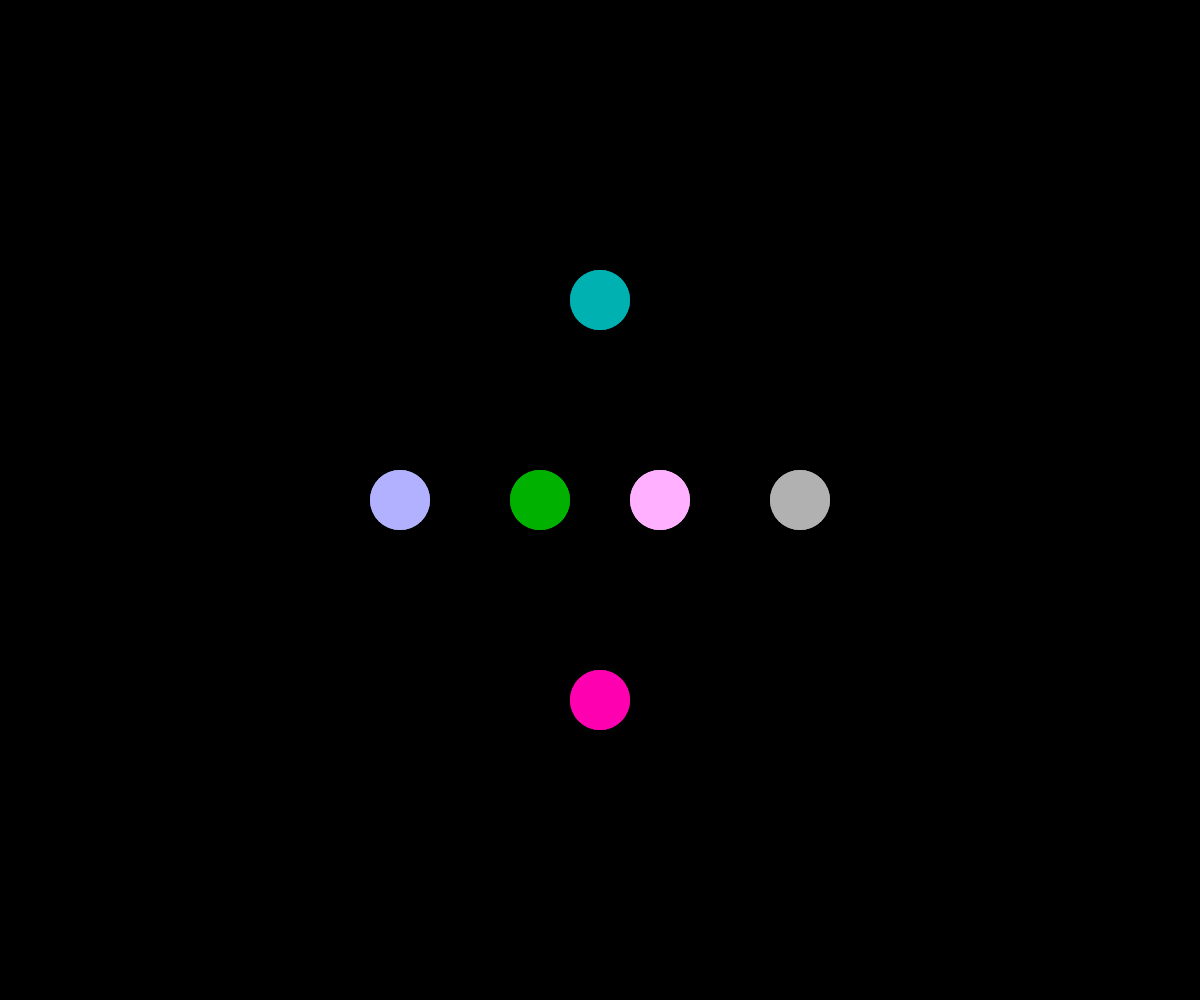
Frame 1 (no input)
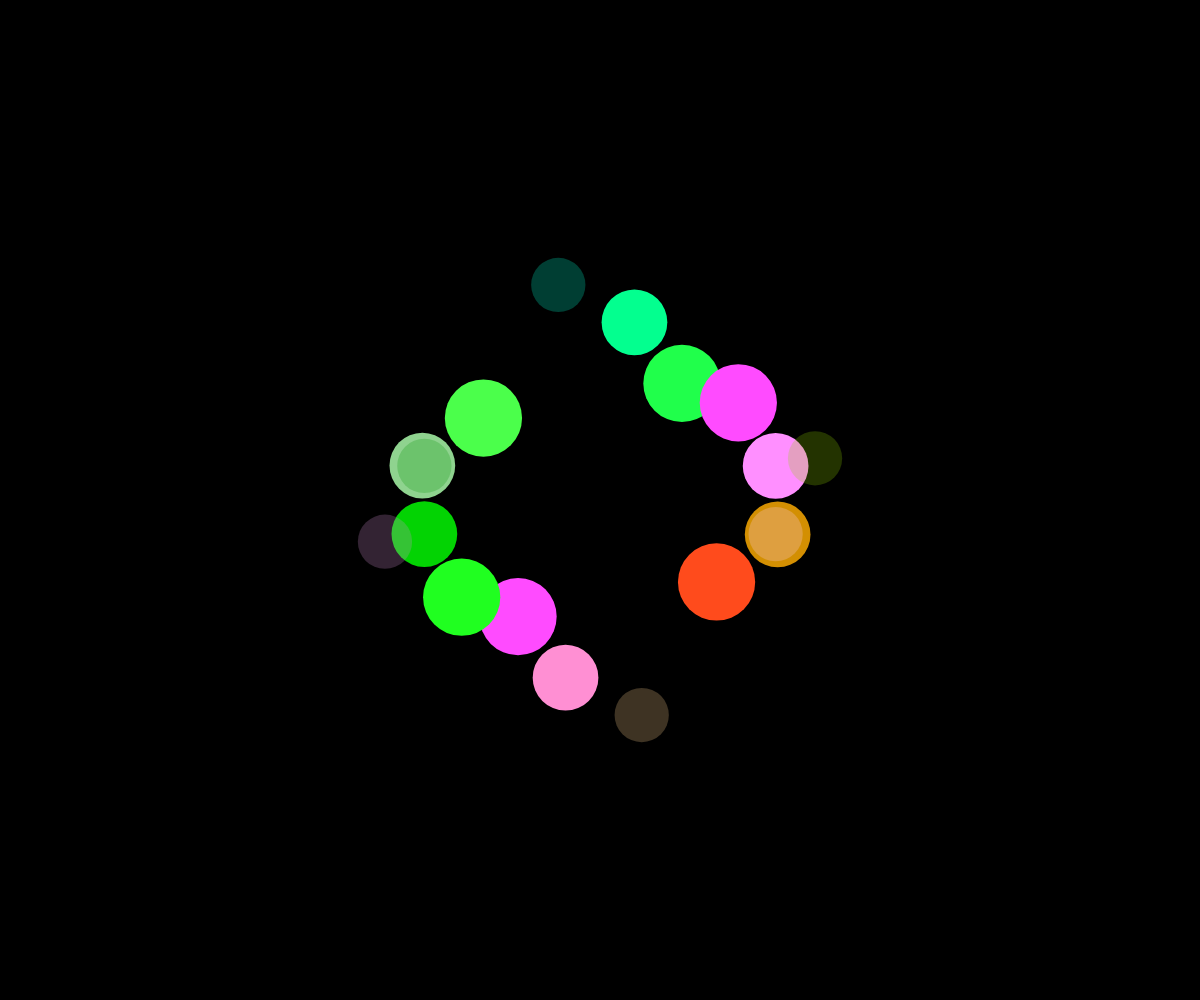
Frame 60 (no input)
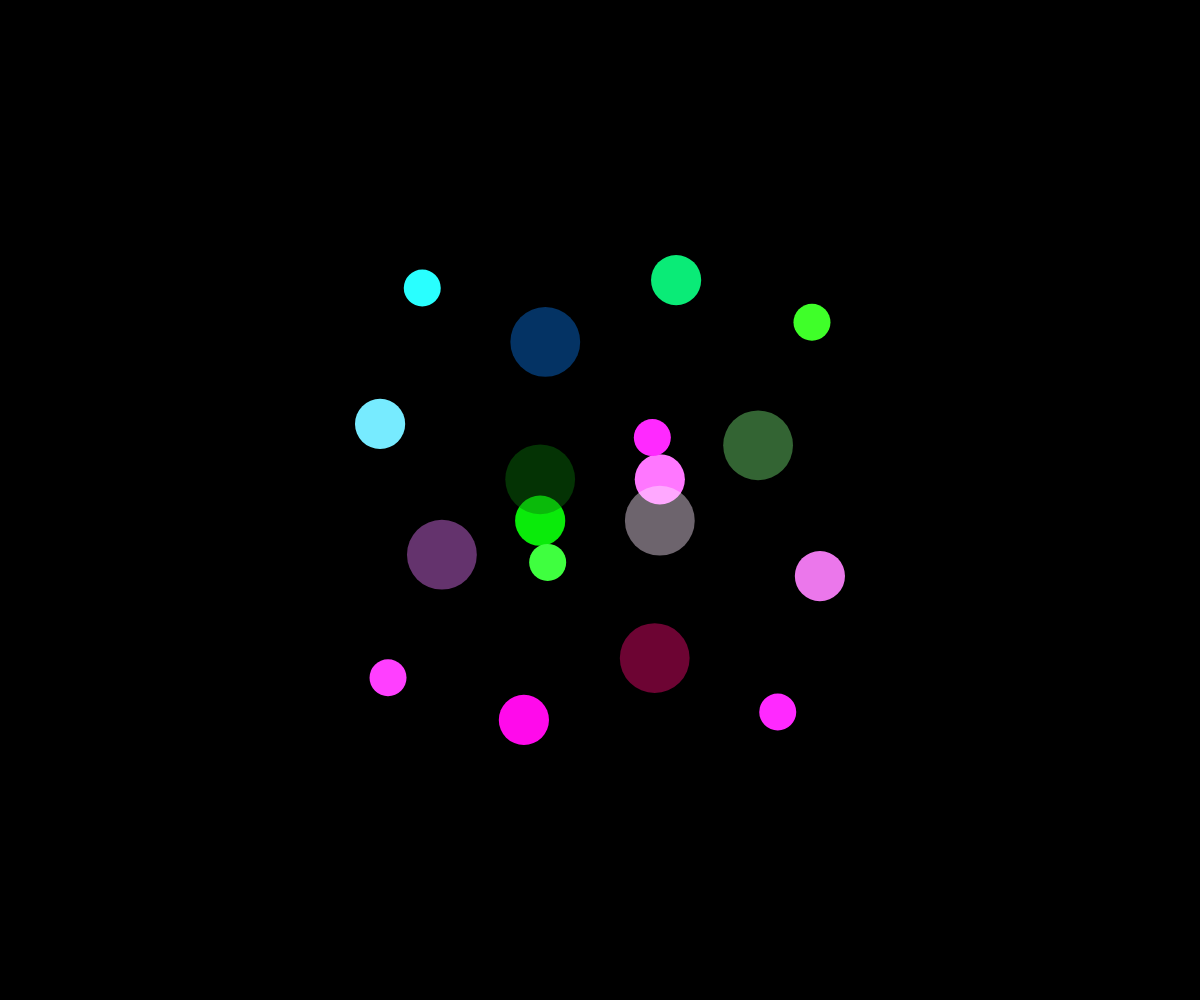
Frame 120 (the mouse pressed at the canvas centre since frame 60)

The p5.js sketch that drew these frames (run headless with seeded random() and noise() and a simulated clock; from frame 60 on, the mouse is pressed at the canvas centre):

// p5.js sketch
// ── sketch.js
var t = 0;
var button
var button2
var button3
var unit = 970 / 640
var PI = 3.1415926


function setup() {
    canvas = createCanvas(windowWidth, windowHeight)
    button = new TapButton()
    button2 = new TapButton()
    button3 = new TapButton()
}

function draw() {
  drawTwelfth();
  t+=1;
}

////////////// tap button object ////////////////
// kind of just for fun, but it's actually fun

function TapButton() {
    this.angularSpeed = 0.1;
    this.ovalRadius = 25 * unit
    this.originX = 530*unit
    this.originY = 1032*unit
    this.smallRadius = 15*unit
    this.bigRadius = 25*unit
    this.angleList = [0, PI, PI/2, -PI/2, 0, PI]
    this.alpha = 255
}

TapButton.prototype.draw = function() {
    push()
    noStroke()
    translate(this.originX, this.originY);
    for (i = 2; i < 6; i++){
        var x = this.bigRadius * cos(this.angleList[i])
        var y = this.bigRadius * sin(this.angleList[i])
        var r = (sin(this.angleList[i]) + 1)*177
        var g = (sin(this.angleList[(i+1)%5]) + 1)*177
        var b = (sin(this.angleList[(i+2)%5]) + 1)*177
        fill(r, g, b, this.alpha)        
        ellipseMode(CENTER)
        ellipse(x, y, this.ovalRadius, this.ovalRadius)
        this.angleList[i] -= this.angularSpeed
    }
    for (i = 0; i < 2; i++){
        var x = this.smallRadius * cos(this.angleList[i])
        var y = this.smallRadius * sin(this.angleList[i])
        var alpha1 = (x/this.smallRadius +1)*177
        var alpha2 = (y/this.smallRadius +1)*177
        fill(alpha1, alpha2, alpha1, this.alpha)
        ellipseMode(CENTER)
        ellipse(x, y, this.ovalRadius, this.ovalRadius)
        this.angleList[i] += this.angularSpeed
    }
    pop()
}

function drawTwelfth() {
    background(0)
    unit = 1135/1135
    if (t == 0) {
        //background(224, 114, 0)
        button.angularSpeed = 0.05
        button.originX = windowWidth/2
        button.originY = windowHeight/2
        button2.originX = windowWidth/2
        button2.originY = windowHeight/2
        button2.angularSpeed = -0.05

        button3.originX = windowWidth/2
        button3.originY = windowHeight/2
        button3.angularSpeed = -0.05
    }
    if ((t%100)==0) {
        button2.angularSpeed = random(-50, 50)/500
    }
    if (t%10 == 0) {
        button3.alpha = random(255)
    }
    button.bigRadius = (sin(button.angleList[1])+2)*100*unit
    button.smallRadius = (cos(button.angleList[1])+2)*60*unit
    button.ovalRadius = (sin(button.angleList[0])+2) *30*unit
    button.draw()

    button2.bigRadius = (sin(button2.angleList[1])+2)*100*unit
    button2.smallRadius = (cos(button2.angleList[1])+2)*60*unit
    button2.ovalRadius = (sin(button2.angleList[0])+2) *30*unit
    button2.draw()

    button3.bigRadius = (sin(button3.angleList[1])+2)*100*unit
    button3.smallRadius = (cos(button3.angleList[1])+2)*60*unit
    button3.ovalRadius = (sin(button3.angleList[0])+2) *30*unit
    button3.draw()
}
